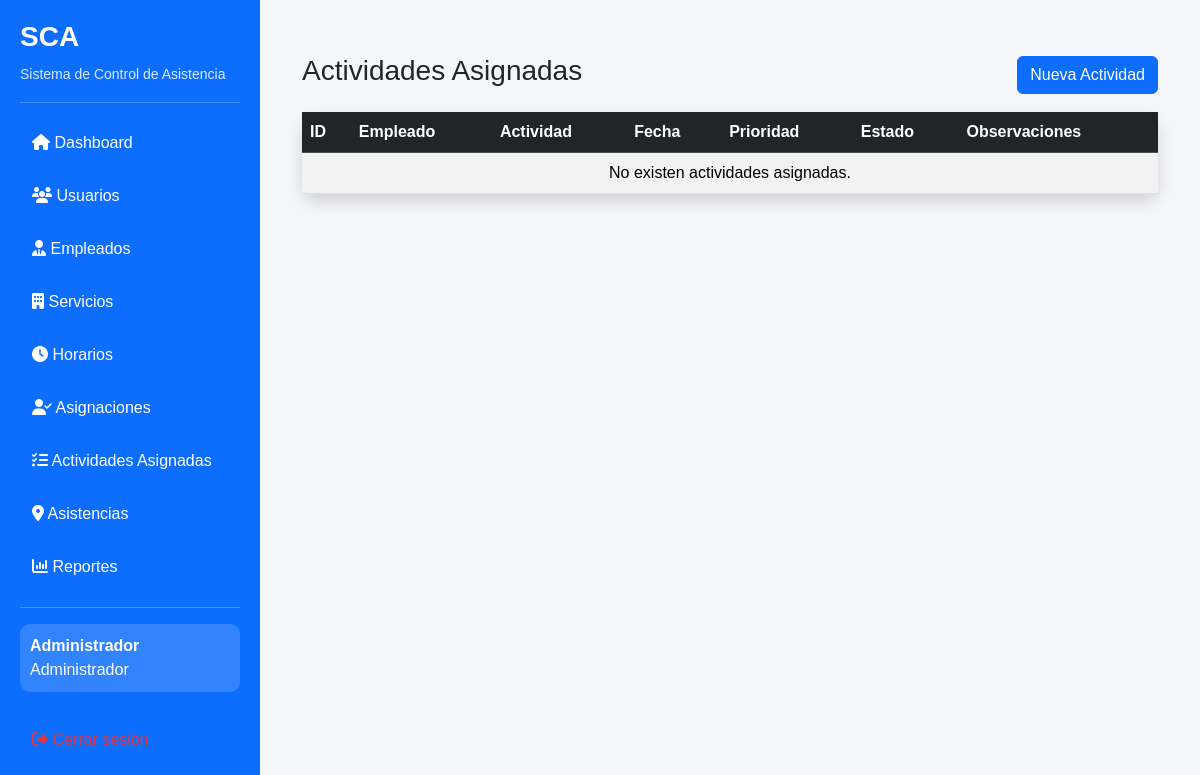
/actividades/asignadas (signed in), run on an earlier commit of the app's database.
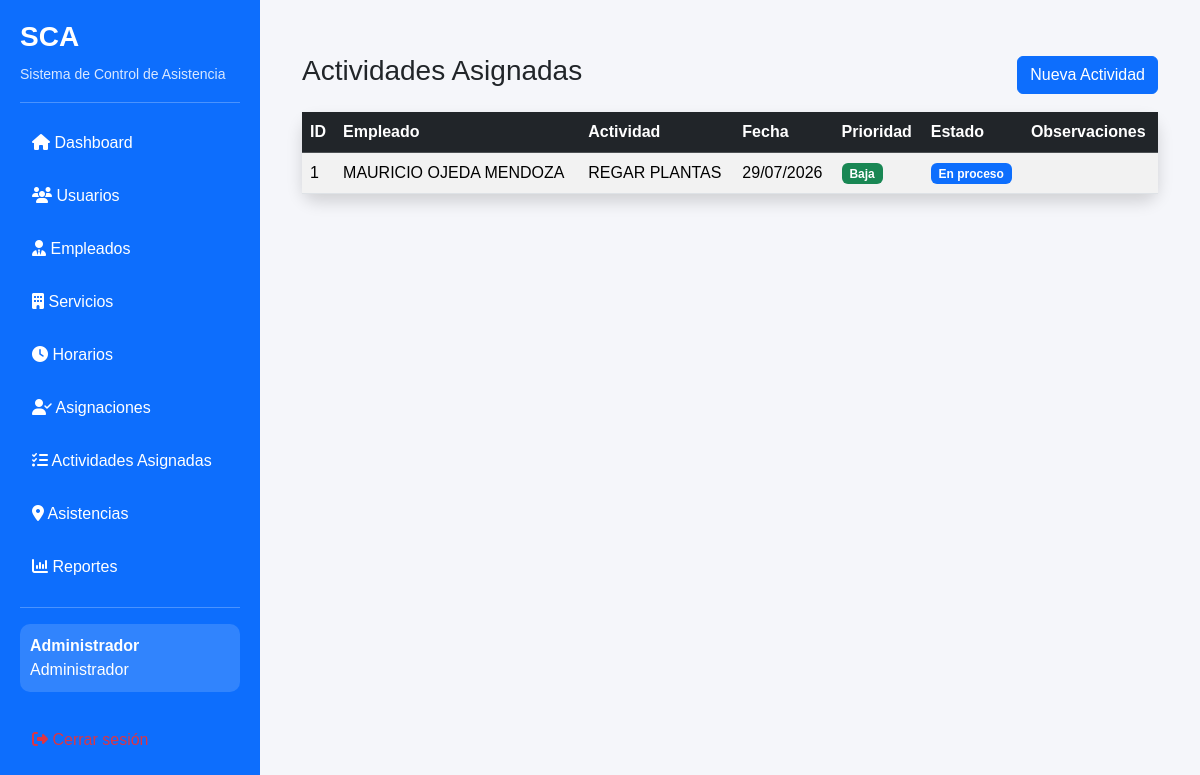
And on a later commit of the database.
### models.py (models this page shows, shortened)
class Usuario(UserMixin, db.Model):
    __tablename__ = "usuarios"
    id = db.Column(db.Integer, primary_key=True)
    usuario = db.Column(db.String(50), unique=True, nullable=False)
    password = db.Column(db.String(255), nullable=False)
    nombre = db.Column(db.String(100), nullable=False)
    rol = db.Column(db.String(20), nullable=False, default="Empleado")
    activo = db.Column(db.Boolean, default=True)
    cambiar_password = db.Column(
        db.Boolean,
        default=True
    )
    empleado_id = db.Column(
        db.Integer,
        db.ForeignKey("empleados.id"),
        nullable=True
    )
    empleado = db.relationship(
    "Empleado",
    back_populates="usuario"
    )

class ActividadAsignada(db.Model):
        __tablename__ = "actividades_asignadas"
        id = db.Column(db.Integer, primary_key=True)
        empleado_id = db.Column(
            db.Integer,
            db.ForeignKey("empleados.id"),
            nullable=False
        )
        actividad = db.Column(
            db.String(200),
            nullable=False
        )
        descripcion = db.Column(
            db.Text
        )
        fecha_programada = db.Column(
            db.Date,
            nullable=False
        )
        prioridad = db.Column(
            db.String(20),
            default="Media"
        )
        estado = db.Column(
            db.String(20),
            default="Pendiente"
        )
        observaciones = db.Column(
            db.Text
        )
        fecha_creacion = db.Column(
            db.DateTime,
            default=datetime.now
        )
        empleado = db.relationship(
            "Empleado",
            back_populates="actividades_asignadas"
        )

class Empleado(db.Model):
    __tablename__ = "empleados"
    id = db.Column(
        db.Integer,
        primary_key=True
    )
    numero_empleado = db.Column(
        db.String(20),
        unique=True,
        nullable=False
    )
    nombre = db.Column(
        db.String(80),
        nullable=False
    )
    apellido_paterno = db.Column(
        db.String(80),
        nullable=False
    )
    apellido_materno = db.Column(
        db.String(80)
    )
    horario_id = db.Column(
    db.Integer,
    db.ForeignKey("horarios.id"),
    nullable=True
    )
    horario = db.relationship(
    "Horario",
    back_populates="empleados"
)
    puesto = db.Column(
        db.String(80),
        nullable=False
    )
    departamento = db.Column(
        db.String(100)
    )
    jefe_inmediato = db.Column(
        db.String(100)
    )
    fecha_ingreso = db.Column(
        db.Date
    )
    hora_entrada = db.Column(
        db.Time
    )
    hora_salida = db.Column(
        db.Time
    )
    turno = db.Column(
        db.String(30)
    )
    dias_descanso = db.Column(
        db.String(100)
    )
    telefono = db.Column(
        db.String(20)
    )
    correo = db.Column(
        db.String(120)
    )
    estatus = db.Column(
        db.String(20),
        default="Activo"
    )
    activo = db.Column(
        db.Boolean,
        default=True
    )
    usuario = db.relationship(
        "Usuario",
        back_populates="empleado",
        uselist=False
    )
    asistencias = db.relationship(
        "Asistencia",
        back_populates="empleado",
        cascade="all, delete-orphan"
    )
    actividades = db.relationship(
        "Actividad",
        back_populates="empleado",
        cascade="all, delete-orphan"
    )
    actividades_asignadas = db.relationship(
        "ActividadAsignada",
        back_populates="empleado",
        cascade="all, delete-orphan"
    )
    asignaciones = db.relationship(
        "Asignacion",
        back_populates="empleado",
        cascade="all, delete-orphan"
    )
    horario = db.relationship(
    "Horario",
    back_populates="empleados"
    )
    def nombre_completo(self):
        return (
            f"{self.nombre} "
            f"{self.apellido_paterno} "
            f"{self.apellido_materno or ''}"
        ).strip()

### routes/actividades.py (the view)
@actividades.route("/asignadas")
@login_required
def lista_asignadas():
    if current_user.rol != "Administrador":
        flash(
            "No tiene permiso para acceder a este módulo.",
            "danger"
        )
        return redirect(url_for("dashboard"))
    actividades = ActividadAsignada.query.order_by(
        ActividadAsignada.fecha_programada.desc()
    ).all()
    return render_template(
        "actividades_asignadas.html",
        actividades=actividades
    )

### app.py (called while the page is built)
@login_manager.user_loader
def load_user(user_id):
    return db.session.get(Usuario, int(user_id))

### templates/actividades_asignadas.html (shortened to what this page needs)
{% extends "base.html" %}
{% block content %}
<div class="container-fluid mt-4">
    <div class="d-flex justify-content-between align-items-center mb-3">
        <h3>
            Actividades Asignadas
        </h3>
        <button
            class="btn btn-primary"
            data-bs-toggle="modal"
            data-bs-target="#modalNuevaActividad"
        >
            Nueva Actividad
        </button>
    </div>
    <div class="card shadow">
        <div class="table-responsive">
            <table class="table table-hover table-striped mb-0">
                <thead class="table-dark">
                    <tr>
                        <th>ID</th>
                        <th>Empleado</th>
                        <th>Actividad</th>
                        <th>Fecha</th>
                        <th>Prioridad</th>
                        <th>Estado</th>
                        <th>Observaciones</th>
                    </tr>
                </thead>
                <tbody>
                {% for actividad in actividades %}
                    <tr>
                        <td>
                            {{ actividad.id }}
                        </td>
                        <td>
                            {{ actividad.empleado.nombre_completo() }}
                        </td>
                        <td>
                            {{ actividad.actividad }}
                        </td>
                        <td>
                            {{ actividad.fecha_programada.strftime("%d/%m/%Y") }}
                        </td>
                        <td>
                            {% if actividad.prioridad=="Alta" %}
                                <span class="badge bg-danger">
                                    Alta
                                </span>
                            {% elif actividad.prioridad=="Media" %}
                                <span class="badge bg-warning text-dark">
                                    Media
                                </span>
                            {% else %}
                                <span class="badge bg-success">
                                    Baja
                                </span>
                            {% endif %}
                        </td>
                        <td>
                            {% if actividad.estado=="Pendiente" %}
                                <span class="badge bg-secondary">
                                    Pendiente
                                </span>
                            {% elif actividad.estado=="En proceso" %}
                                <span class="badge bg-primary">
                                    En proceso
                                </span>
                            {% elif actividad.estado=="Terminada" %}
                                <span class="badge bg-success">
                                    Terminada
                                </span>
                            {% else %}
                                <span class="badge bg-danger">
                                    Cancelada
                                </span>
                            {% endif %}
                        </td>
                        <td>
                        </td>
                    </tr>
                {% else %}
                    <tr>
                        <td colspan="7" class="text-center">
                            No existen actividades asignadas.
                        </td>
                    </tr>
                {% endfor %}
                </tbody>
            </table>
        </div>
    </div>
</div>
{% endblock %}

### templates/base.html (shortened to what this page needs)
<!DOCTYPE html>
<html lang="es">
<head>
    <link href="https://cdn.jsdelivr.net/npm/bootstrap@5.3.7/dist/css/bootstrap.min.css" rel="stylesheet">
    <link rel="stylesheet"
          href="{{ url_for('static', filename='css/style.css') }}">
    <link href="https://cdnjs.cloudflare.com/ajax/libs/font-awesome/6.7.2/css/all.min.css"
          rel="stylesheet">
</head>
<body>
<div class="d-flex">
    <nav class="sidebar">
        <div class="logo">
            <h3>SCA</h3>
            <small>Sistema de Control de Asistencia</small>
        </div>
        <hr>
        <a href="{{ url_for('dashboard') }}">
            <i class="fas fa-house"></i>
            Dashboard
        </a>
        {% if current_user.rol == "Administrador" %}
        <a href="{{ url_for('usuarios.lista_usuarios') }}">
            <i class="fas fa-users"></i>
            Usuarios
        </a>
        <a href="{{ url_for('empleados.lista_empleados') }}">
        <i class="fas fa-user-tie"></i>
        Empleados
        </a>
        <a href="{{ url_for('servicios.lista_servicios') }}">
        <i class="fas fa-building"></i>
        Servicios
        </a>
        <a href="{{ url_for('horarios.lista_horarios') }}">
        <i class="fas fa-clock"></i>
            Horarios
        </a>
        <a href="{{ url_for('asignaciones.lista_asignaciones') }}">
        <i class="fas fa-user-check"></i>
        Asignaciones
        </a>
        <a href="{{ url_for('actividades_asignadas.lista') }}">
            <i class="fas fa-list-check"></i>
            Actividades Asignadas
        </a>
        <a href="{{ url_for('asistencias.historial') }}">
    <i class="fas fa-location-dot"></i>
    Asistencias
        </a>
        <a href="#">
            <i class="fas fa-chart-column"></i>
            Reportes
        </a>
        {% endif %}
        <hr>
        {% if current_user.is_authenticated %}
        <div class="usuario">
            <strong>
                {{ current_user.nombre }}
            </strong>
            <br>
            {{ current_user.rol }}
        </div>
        <br>
        <a href="{{ url_for('auth.logout') }}"
           class="text-danger">
            <i class="fas fa-right-from-bracket"></i>
        </a>
        {% endif %}
    </nav>
    <main class="contenido">
        {% block content %}
        {% endblock %}
    </main>
</div>
</body>
</html>

### static/css/style.css (style rules this page uses)
body { margin:0; background:#f5f6fa; font-family:Arial, Helvetica, sans-serif; }
.sidebar { width:260px; min-height:100vh; background:#0d6efd; color:white; padding:20px; }
.sidebar h3 { font-weight:bold; }
.sidebar small { color:#d9e8ff; }
.sidebar a { display:block; color:white; text-decoration:none; padding:12px; border-radius:8px; margin-bottom:5px; transition:.3s; }
.usuario { background:rgba(255,255,255,.15); padding:10px; border-radius:10px; }
.contenido { flex:1; padding:30px; }
.card { border:none; border-radius:15px; box-shadow:0 0 15px rgba(0,0,0,.08); }

What changed in the data, as far as the page shows it:
added ActividadAsignada: id "1", empleado.nombre_completo "MAURICIO OJEDA MENDOZA", actividad "REGAR PLANTAS", fecha_programada "29/07/2026", prioridad "Baja", estado "En proceso"
Also different on the page:
text no longer shown: "No existen actividades asignadas."
